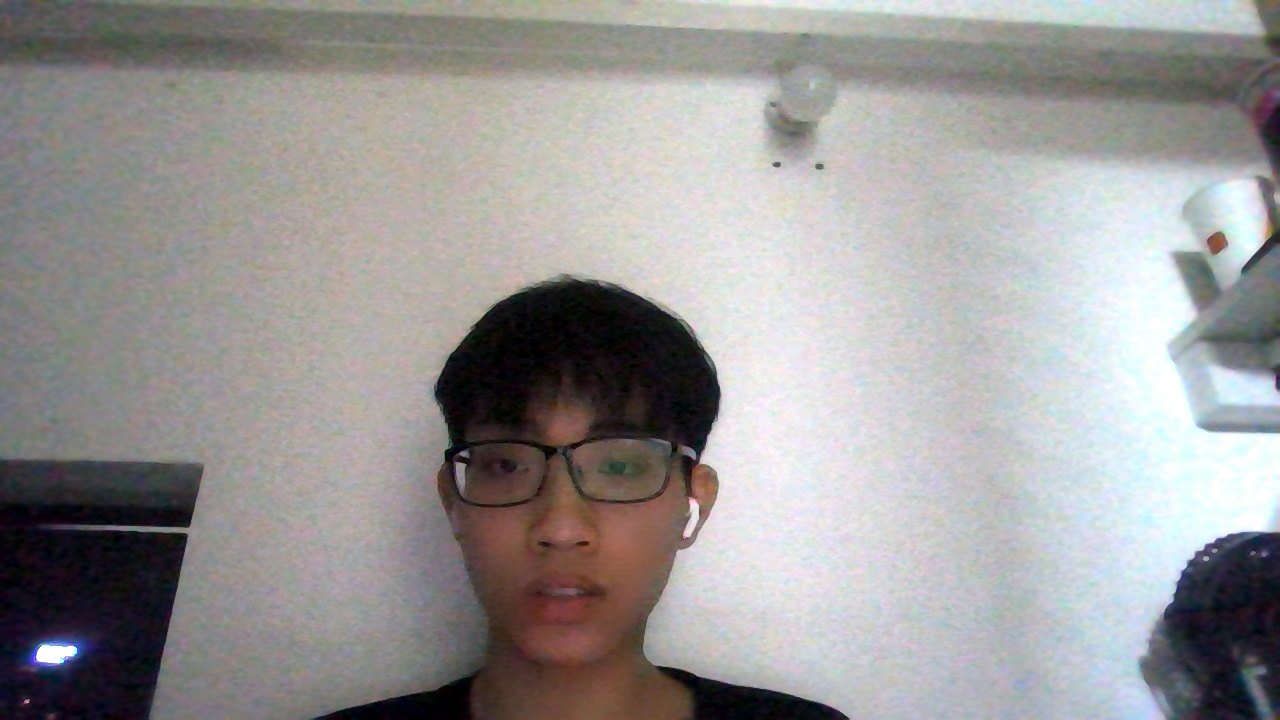
#> input picture in/Snapshot_20231207.JPG, 1280 x 720 px; its folder holds 4 pictures in this run
$ python convert-your-img-to-128x128pixel.py
#> lines starting #> are read from the running program, lines starting #| are printed output that depends on the picture
from PIL import Image
import os

input_folder = "in/"
output_folder = "out/"
size = (128, 128)

if not os.path.exists(output_folder):
    os.makedirs(output_folder)

for filename in os.listdir(input_folder):
    if filename.endswith(".JPG"):
        img_path = os.path.join(input_folder, filename)
        img = Image.open(img_path)
#> img is the input picture: PIL image 1280x720 RGB; mean R, G, B 154, 151.7, 151.2
        resized_img = img.resize(size)
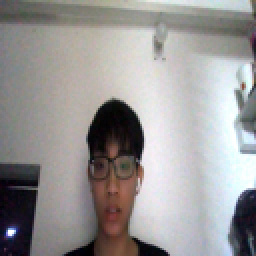
#> resized_img: PIL image 128x128 RGB (shown 2 times larger); mean R, G, B 154, 151.7, 151.2
        output_path = os.path.join(output_folder, f"resized_{filename}")
        resized_img.save(output_path)
#> pass 2 of the loop `for filename in os.listdir(input_folder):`:
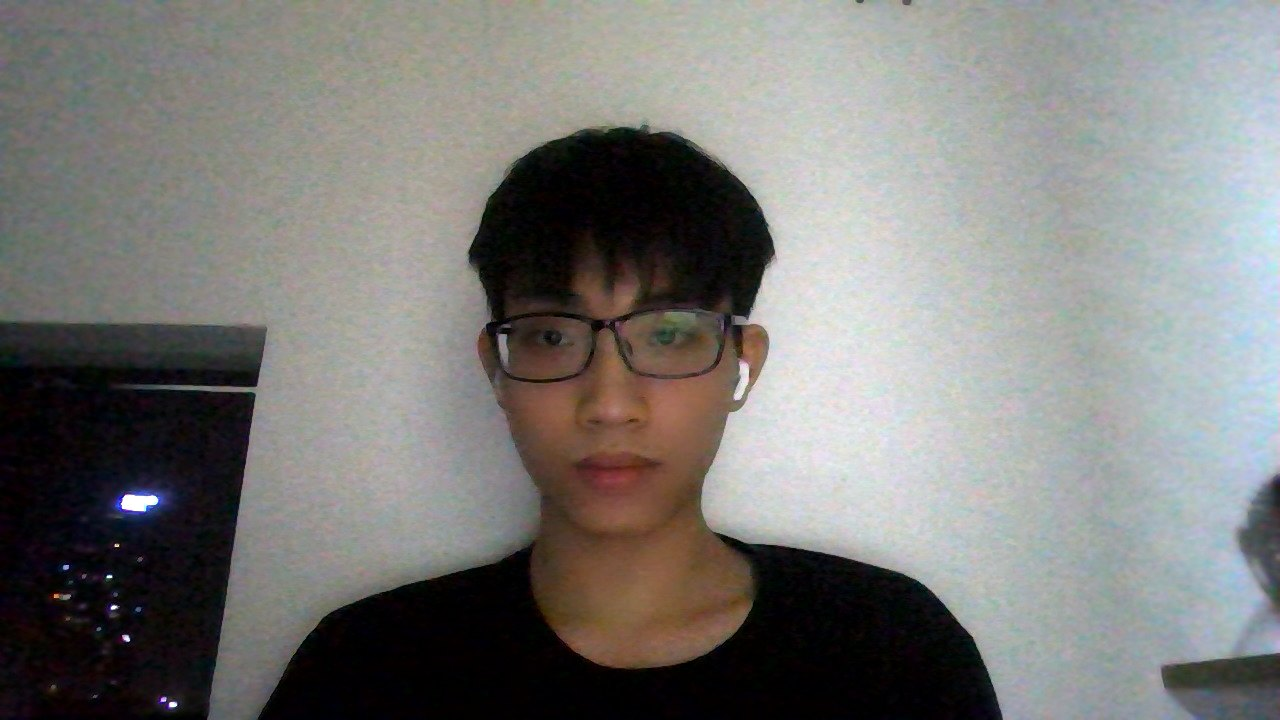
#> input picture in/Snapshot_20231207_1.JPG, 1280 x 720 px
#> img is the input picture: PIL image 1280x720 RGB; mean R, G, B 123.5, 122.8, 120.3
#> `resized_img = img.resize(size)`:
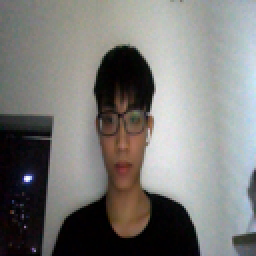
#> resized_img: PIL image 128x128 RGB (shown 2 times larger); mean R, G, B 123.5, 122.8, 120.3
#> pass 3 of the loop `for filename in os.listdir(input_folder):`:
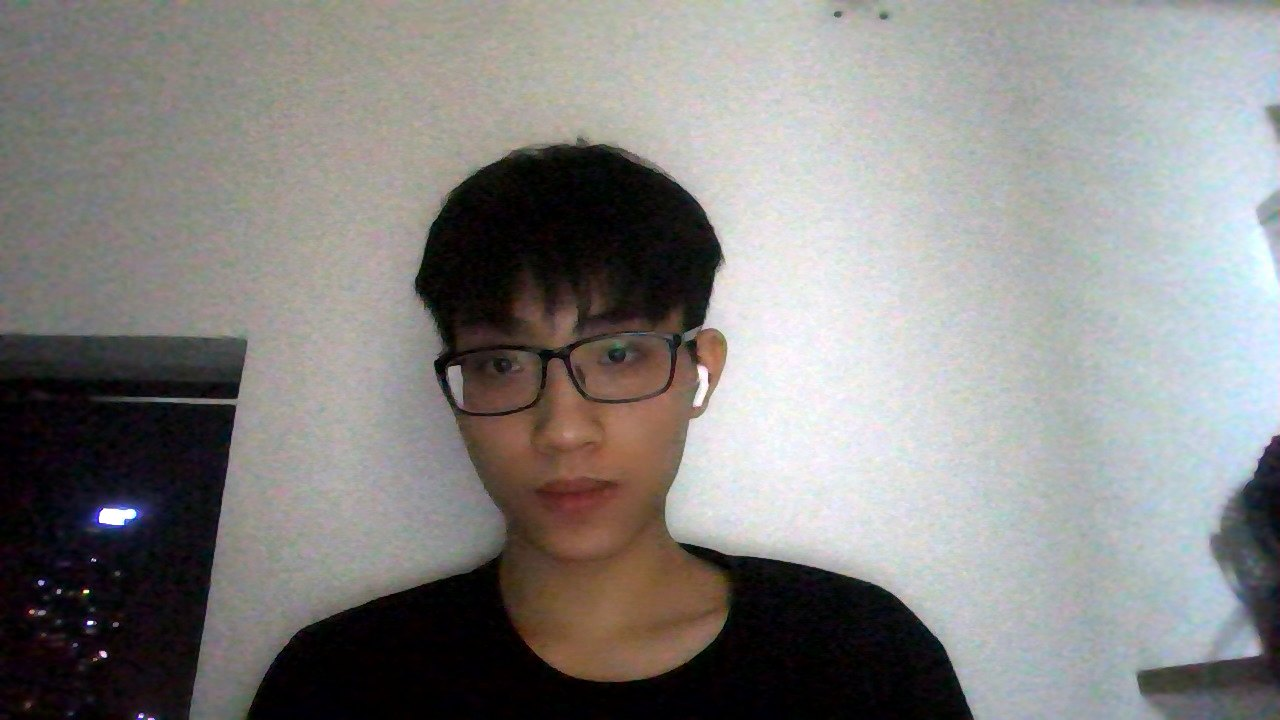
#> input picture in/Snapshot_20231207_10.JPG, 1280 x 720 px
#> img is the input picture: PIL image 1280x720 RGB; mean R, G, B 133.6, 131.9, 130.2
#> `resized_img = img.resize(size)`:
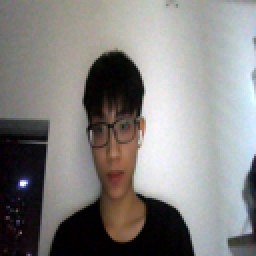
#> resized_img: PIL image 128x128 RGB (shown 2 times larger); mean R, G, B 133.6, 131.9, 130.3
#> the loop made 4 passes; the first 3 are shown
